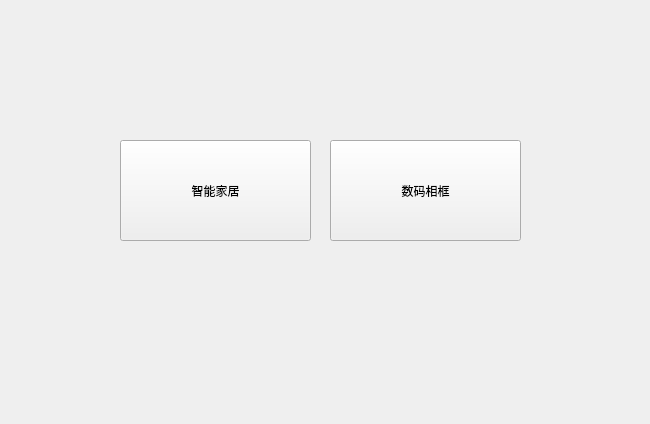
<?xml version="1.0" encoding="UTF-8"?>
<ui version="4.0">
 <class>MainWin</class>
 <widget class="QMainWindow" name="MainWin">
  <property name="geometry">
   <rect>
    <x>0</x>
    <y>0</y>
    <width>650</width>
    <height>424</height>
   </rect>
  </property>
  <property name="windowTitle">
   <string>MainWindow</string>
  </property>
  <widget class="QWidget" name="centralwidget">
   <widget class="QPushButton" name="smartHomeBt">
    <property name="geometry">
     <rect>
      <x>120</x>
      <y>140</y>
      <width>191</width>
      <height>101</height>
     </rect>
    </property>
    <property name="text">
     <string>智能家居</string>
    </property>
   </widget>
   <widget class="QPushButton" name="pushButton_2">
    <property name="geometry">
     <rect>
      <x>330</x>
      <y>140</y>
      <width>191</width>
      <height>101</height>
     </rect>
    </property>
    <property name="text">
     <string>数码相框</string>
    </property>
   </widget>
  </widget>
 </widget>
 <resources/>
 <connections/>
</ui>
